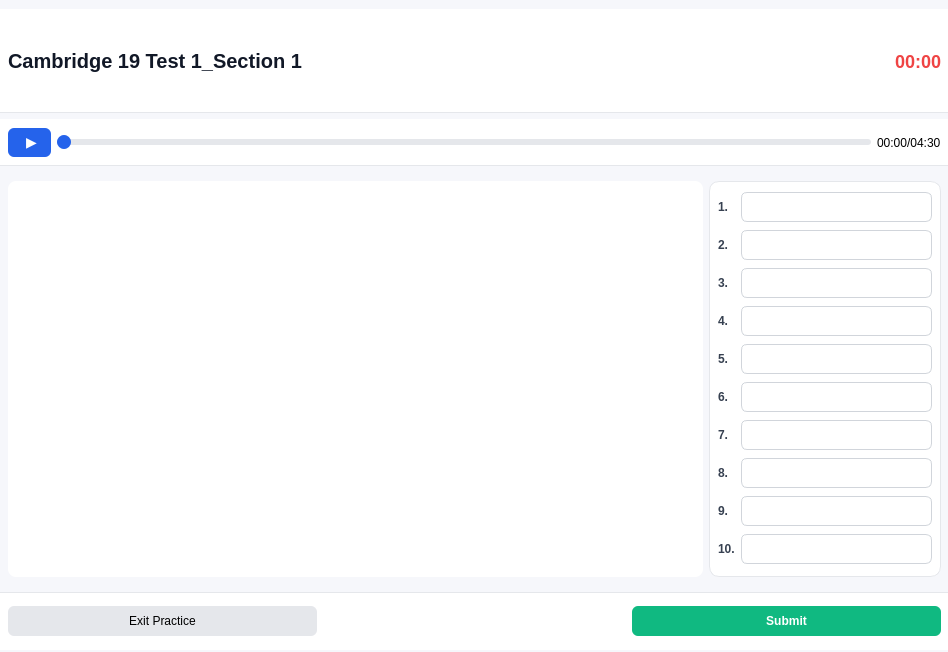
<?xml version="1.0" encoding="UTF-8"?>
<ui version="4.0">
 <class>Form</class>
 <widget class="QWidget" name="Form">
  <property name="geometry">
   <rect>
    <x>0</x>
    <y>0</y>
    <width>948</width>
    <height>652</height>
   </rect>
  </property>
  <property name="windowTitle">
   <string>Form</string>
  </property>
  <property name="styleSheet">
   <string notr="true">QWidget#Form {
    background-color: #f6f7fb;
    font-family: &quot;Segoe UI&quot;,&quot;Microsoft YaHei&quot;;
    font-size: 14px;
}


/* =========================
   Header Bar
========================= */

QWidget#Header_bar {
    background-color: white;
    border-bottom: 1px solid #e5e7eb;
    padding: 10px;
}

QLabel#Test_title {
    font-size: 20px;
    font-weight: 700;
    color: #111827;
}

QLabel#Timer_label {
    font-size: 18px;
    font-weight: 600;
    color: #ef4444;
}


/* =========================
   Audio Player
========================= */

QWidget#Audio_player {
    background-color: white;
    border-bottom: 1px solid #e5e7eb;
    padding: 8px;
}

/* 播放按钮 */

QPushButton#pushButton {
    background-color: #2563eb;
    color: white;
    border-radius: 6px;
    padding: 6px 14px;
    font-size: 14px;
    font-weight: bold;
}

QPushButton#pushButton:hover {
    background-color: #1d4ed8;
}

QPushButton#pushButton:pressed {
    background-color: #1e40af;
}


/* =========================
   Slider
========================= */

QSlider::groove:horizontal {
    border: none;
    height: 6px;
    background: #e5e7eb;
    border-radius: 3px;
}

QSlider::handle:horizontal {
    background: #2563eb;
    border: none;
    width: 14px;
    height: 14px;
    margin: -4px 0;
    border-radius: 7px;
}

QSlider::handle:horizontal:hover {
    background: #1d4ed8;
}


/* =========================
   主内容区域
========================= */

QWidget#main_content {
    background: transparent;
}


/* =========================
   ScrollArea
========================= */

QScrollArea {
    border: none;
}

#scrollAreaWidgetContents {
    background: white;
    border-radius: 8px;
    padding: 20px;
}

/* 左侧题目区域 */
QScrollArea#scrollArea {
    background: transparent;
}


/* =========================
   右侧答题区域
========================= */

QScrollArea#scrollArea_2 {
    background: transparent;
}

#scrollAreaWidgetContents_2 {
    background: white;
    border-radius: 10px;
    padding: 15px;
    border: 1px solid #e5e7eb;
}


/* =========================
   题号
========================= */

QLabel#label_2,
QLabel#label_3,
QLabel#label_4,
QLabel#label_5,
QLabel#label_6,
QLabel#label_7,
QLabel#label_8,
QLabel#label_9,
QLabel#label_10,
QLabel#label_11 {

    font-weight: 600;
    color: #374151;
}


/* =========================
   输入框
========================= */

QLineEdit {

    border: 1px solid #d1d5db;
    border-radius: 6px;
    padding: 6px 8px;
    background: white;
}

QLineEdit:hover {
    border: 1px solid #9ca3af;
}

QLineEdit:focus {
    border: 1px solid #2563eb;
    background: #f9fbff;
}


/* =========================
   Navigation bar
========================= */

QWidget#Navigation_bar {

    background-color: white;
    border-top: 1px solid #e5e7eb;
    padding: 10px;
}


/* Exit 按钮 */

QPushButton#Exit_button {

    background-color: #e5e7eb;
    border-radius: 6px;
    padding: 8px 16px;
}

QPushButton#Exit_button:hover {

    background-color: #d1d5db;
}


/* Submit 按钮 */

QPushButton#pushButton_3 {

    background-color: #10b981;
    color: white;
    border-radius: 6px;
    padding: 8px 20px;
    font-weight: 600;
}

QPushButton#pushButton_3:hover {

    background-color: #059669;
}


/* =========================
   ScrollBar
========================= */

QScrollBar:vertical {
    border: none;
    background: transparent;
    width: 6px;
}

QScrollBar::handle:vertical {
    background: #d1d5db;
    border-radius: 3px;
}

QScrollBar::handle:vertical:hover {
    background: #9ca3af;
}

QScrollBar::add-line:vertical,
QScrollBar::sub-line:vertical {
    height: 0;
}

QLabel#Score_label{

    font-size:18px;
    font-weight:700;
    color:#2563eb;

}</string>
  </property>
  <widget class="QWidget" name="verticalLayoutWidget">
   <property name="geometry">
    <rect>
     <x>-1</x>
     <y>9</y>
     <width>951</width>
     <height>641</height>
    </rect>
   </property>
   <layout class="QVBoxLayout" name="verticalLayout" stretch="1,0,4,0">
    <item>
     <widget class="QWidget" name="Header_bar" native="true">
      <layout class="QHBoxLayout" name="horizontalLayout">
       <item>
        <widget class="QLabel" name="Test_title">
         <property name="text">
          <string>Cambridge 19 Test 1_Section 1</string>
         </property>
        </widget>
       </item>
       <item>
        <widget class="QLabel" name="Score_label">
         <property name="text">
          <string/>
         </property>
         <property name="alignment">
          <set>Qt::AlignmentFlag::AlignCenter</set>
         </property>
        </widget>
       </item>
       <item>
        <widget class="QLabel" name="Timer_label">
         <property name="text">
          <string>00:00</string>
         </property>
         <property name="alignment">
          <set>Qt::AlignmentFlag::AlignRight|Qt::AlignmentFlag::AlignTrailing|Qt::AlignmentFlag::AlignVCenter</set>
         </property>
        </widget>
       </item>
      </layout>
     </widget>
    </item>
    <item>
     <widget class="QWidget" name="Audio_player" native="true">
      <layout class="QHBoxLayout" name="horizontalLayout_2">
       <item>
        <widget class="QPushButton" name="pushButton">
         <property name="text">
          <string> ▶</string>
         </property>
        </widget>
       </item>
       <item>
        <widget class="QSlider" name="horizontalSlider">
         <property name="orientation">
          <enum>Qt::Orientation::Horizontal</enum>
         </property>
        </widget>
       </item>
       <item>
        <widget class="QLabel" name="label">
         <property name="text">
          <string>00:00/04:30</string>
         </property>
        </widget>
       </item>
      </layout>
     </widget>
    </item>
    <item>
     <widget class="QWidget" name="main_content" native="true">
      <layout class="QHBoxLayout" name="horizontalLayout_3" stretch="3,1">
       <item>
        <widget class="QScrollArea" name="scrollArea">
         <property name="widgetResizable">
          <bool>true</bool>
         </property>
         <widget class="QWidget" name="scrollAreaWidgetContents">
          <property name="geometry">
           <rect>
            <x>0</x>
            <y>0</y>
            <width>694</width>
            <height>394</height>
           </rect>
          </property>
         </widget>
        </widget>
       </item>
       <item>
        <widget class="QScrollArea" name="scrollArea_2">
         <property name="widgetResizable">
          <bool>true</bool>
         </property>
         <widget class="QWidget" name="scrollAreaWidgetContents_2">
          <property name="geometry">
           <rect>
            <x>0</x>
            <y>0</y>
            <width>231</width>
            <height>394</height>
           </rect>
          </property>
          <layout class="QGridLayout" name="gridLayout">
           <item row="7" column="0">
            <widget class="QLabel" name="label_9">
             <property name="text">
              <string>8.</string>
             </property>
            </widget>
           </item>
           <item row="3" column="1">
            <widget class="QLineEdit" name="lineEdit_4"/>
           </item>
           <item row="6" column="1">
            <widget class="QLineEdit" name="lineEdit_7"/>
           </item>
           <item row="0" column="1">
            <widget class="QLineEdit" name="lineEdit"/>
           </item>
           <item row="5" column="1">
            <widget class="QLineEdit" name="lineEdit_6"/>
           </item>
           <item row="2" column="1">
            <widget class="QLineEdit" name="lineEdit_3"/>
           </item>
           <item row="0" column="0">
            <widget class="QLabel" name="label_2">
             <property name="text">
              <string>1.</string>
             </property>
            </widget>
           </item>
           <item row="2" column="0">
            <widget class="QLabel" name="label_4">
             <property name="text">
              <string>3.</string>
             </property>
            </widget>
           </item>
           <item row="1" column="0">
            <widget class="QLabel" name="label_3">
             <property name="text">
              <string>2.</string>
             </property>
            </widget>
           </item>
           <item row="7" column="1">
            <widget class="QLineEdit" name="lineEdit_8"/>
           </item>
           <item row="3" column="0">
            <widget class="QLabel" name="label_5">
             <property name="text">
              <string>4.</string>
             </property>
            </widget>
           </item>
           <item row="8" column="0">
            <widget class="QLabel" name="label_10">
             <property name="text">
              <string>9.</string>
             </property>
            </widget>
           </item>
           <item row="4" column="0">
            <widget class="QLabel" name="label_6">
             <property name="text">
              <string>5.</string>
             </property>
            </widget>
           </item>
           <item row="4" column="1">
            <widget class="QLineEdit" name="lineEdit_5"/>
           </item>
           <item row="5" column="0">
            <widget class="QLabel" name="label_7">
             <property name="text">
              <string>6.</string>
             </property>
            </widget>
           </item>
           <item row="6" column="0">
            <widget class="QLabel" name="label_8">
             <property name="text">
              <string>7.</string>
             </property>
            </widget>
           </item>
           <item row="8" column="1">
            <widget class="QLineEdit" name="lineEdit_9"/>
           </item>
           <item row="1" column="1">
            <widget class="QLineEdit" name="lineEdit_2"/>
           </item>
           <item row="9" column="0">
            <widget class="QLabel" name="label_11">
             <property name="text">
              <string>10.</string>
             </property>
            </widget>
           </item>
           <item row="9" column="1">
            <widget class="QLineEdit" name="lineEdit_10"/>
           </item>
          </layout>
         </widget>
        </widget>
       </item>
      </layout>
     </widget>
    </item>
    <item>
     <widget class="QWidget" name="Navigation_bar" native="true">
      <layout class="QHBoxLayout" name="horizontalLayout_4" stretch="1,1,1">
       <item>
        <widget class="QPushButton" name="Exit_button">
         <property name="text">
          <string>Exit Practice</string>
         </property>
        </widget>
       </item>
       <item>
        <spacer name="verticalSpacer">
         <property name="orientation">
          <enum>Qt::Orientation::Vertical</enum>
         </property>
         <property name="sizeHint" stdset="0">
          <size>
           <width>20</width>
           <height>40</height>
          </size>
         </property>
        </spacer>
       </item>
       <item>
        <widget class="QPushButton" name="pushButton_3">
         <property name="text">
          <string>Submit</string>
         </property>
        </widget>
       </item>
      </layout>
     </widget>
    </item>
   </layout>
  </widget>
 </widget>
 <resources/>
 <connections/>
</ui>
